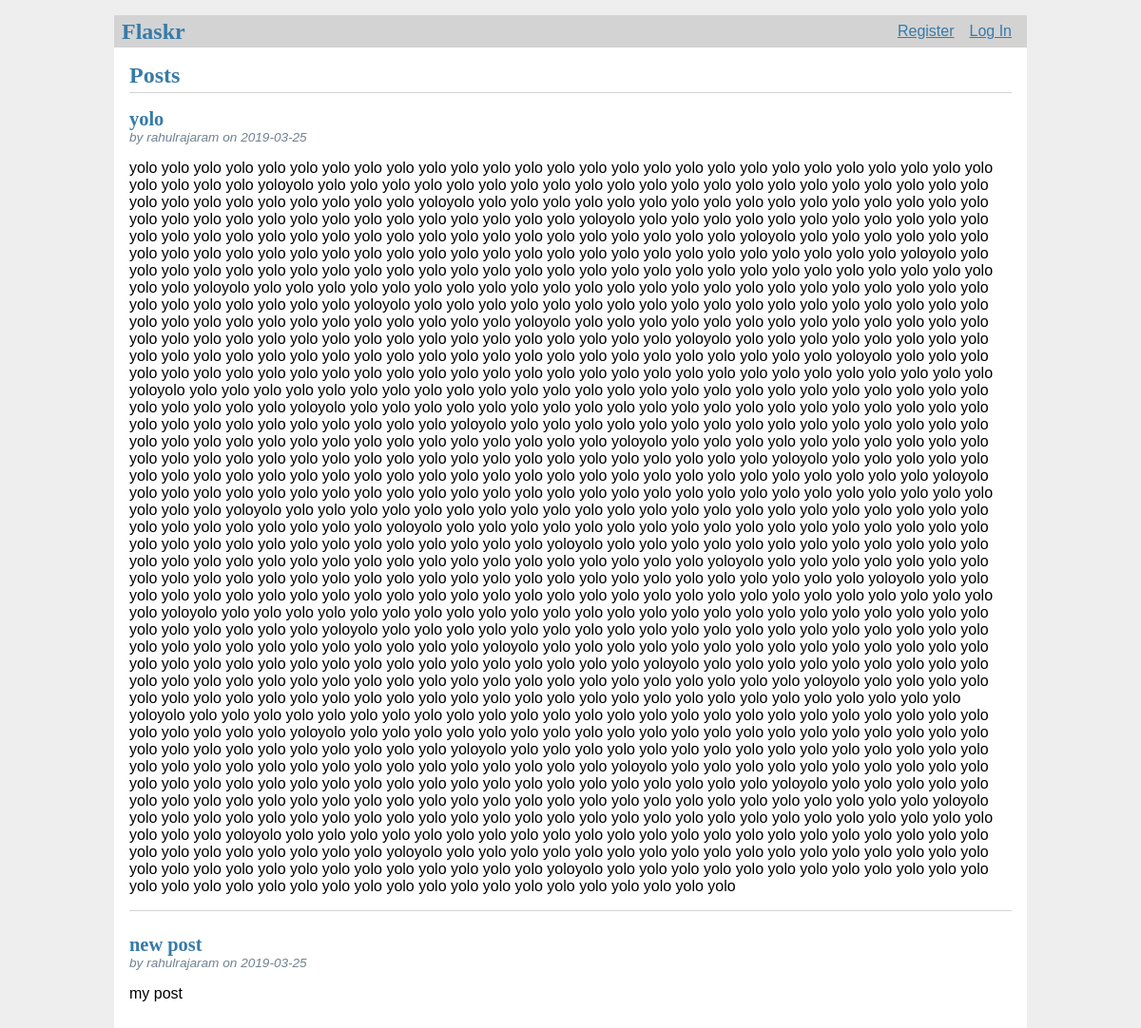
The page / on the database its author committed.
### tables this page shows
CREATE TABLE post (
  id INTEGER PRIMARY KEY AUTOINCREMENT,
  author_id INTEGER NOT NULL,
  created TIMESTAMP NOT NULL DEFAULT CURRENT_TIMESTAMP,
  title TEXT NOT NULL,
  body TEXT NOT NULL,
  FOREIGN KEY (author_id) REFERENCES user (id)
);

CREATE TABLE user (
  id INTEGER PRIMARY KEY AUTOINCREMENT,
  username TEXT UNIQUE NOT NULL,
  password TEXT NOT NULL
);

### flaskr/blog.py (the view)
@bp.route('/')
def index():
    db = get_db()
    posts = db.execute(
        'SELECT p.id, title, body, created, author_id, username'
        ' FROM post p JOIN user u ON p.author_id = u.id'
        ' ORDER BY created DESC'
    ).fetchall()
    return render_template('blog/index.html', posts=posts)

### flaskr/auth.py (called while the page is built)
@bp.before_app_request
def load_logged_in_user():
    user_id = session.get('user_id')
    if user_id is None:
        g.user = None
    else:
        g.user = get_db().execute(
            'SELECT * FROM user WHERE id = ?', (user_id,)
        ).fetchone()

### flaskr/db.py (called while the page is built)
def get_db():
    if 'db' not in g:
        g.db = sqlite3.connect(
            current_app.config['DATABASE'],
            detect_types=sqlite3.PARSE_DECLTYPES
        )
        g.db.row_factory = sqlite3.Row
    return g.db

### flaskr/templates/blog/index.html (shortened to what this page needs)
{% extends 'base.html' %}
{% block header %}
  <h1>{% block title %}Posts{% endblock %}</h1>
{% endblock %}
{% block content %}
  {% for post in posts %}
    <article class="post">
      <header>
        <div>
          <h1>{{ post['title'] }}</h1>
          <div class="about">by {{ post['username'] }} on {{ post['created'].strftime('%Y-%m-%d') }}</div>
        </div>
      </header>
      <p class="body">{{ post['body'] }}</p>
    </article>
    {% if not loop.last %}
      <hr>
    {% endif %}
  {% endfor %}
{% endblock %}

### flaskr/templates/base.html (shortened to what this page needs)
<!doctype html>
<link rel="stylesheet" href="{{ url_for('static', filename='style.css') }}">
<nav>
  <h1>Flaskr</h1>
  <ul>
    {% if g.user %}
      <li><span>{{ g.user['username'] }}</span>
      <li><a href="{{ url_for('auth.logout') }}">Log Out</a>
    {% else %}
      <li><a href="{{ url_for('auth.register') }}">Register</a>
      <li><a href="{{ url_for('auth.login') }}">Log In</a>
    {% endif %}
  </ul>
</nav>
<section class="content">
  <header>
    {% block header %}{% endblock %}
  </header>
  {% block content %}{% endblock %}
</section>

### flaskr/static/style.css (style rules this page uses)
h1 { font-family: serif; color: #377ba8; margin: 1rem 0; }
a { color: #377ba8; }
hr { border: none; border-top: 1px solid lightgray; }
nav { background: lightgray; display: flex; align-items: center; padding: 0 0.5rem; }
nav h1 { flex: auto; margin: 0; }
nav ul { display: flex; list-style: none; margin: 0; padding: 0; }
nav ul li a, nav ul li span, header .action { display: block; padding: 0.5rem; }
.content { padding: 0 1rem 1rem; }
.content > header { border-bottom: 1px solid lightgray; display: flex; align-items: flex-end; }
.content > header h1 { flex: auto; margin: 1rem 0 0.25rem 0; }
.post > header { display: flex; align-items: flex-end; font-size: 0.85em; }
.post > header > div:first-of-type { flex: auto; }
.post > header h1 { font-size: 1.5em; margin-bottom: 0; }
.post .about { color: slategray; font-style: italic; }
.post .body { white-space: pre-line; }
.content:last-child { margin-bottom: 0; }

### rows shown on the page
post: title "yolo", username "rahulrajaram", created "2019-03-25", body "yolo yolo yolo yolo yolo yolo yolo yolo yolo yolo yolo yolo yolo yolo yolo yolo yolo yolo yolo yolo yolo yolo yolo yolo yolo yolo yolo yolo yolo yolo yolo yoloyolo yolo yolo yolo yolo yolo yolo yolo yolo yolo yolo yolo yolo yolo yolo yolo yolo yolo yolo yolo yolo yolo yolo yolo yolo yolo yolo yolo yolo yolo yolo yoloyolo yolo yolo yolo yolo yolo yolo yolo yolo yolo yolo yolo yolo yolo yolo yolo yolo yolo yolo yolo yolo yolo yolo yolo yolo yolo yolo yolo yolo yolo yolo yoloyolo yolo yolo yolo yolo yolo yolo yolo yolo yolo yolo yolo yolo yolo yolo yolo yolo yolo yolo yolo yolo yolo yolo yolo yolo yolo yolo yolo yolo yolo yolo yoloyolo yolo yolo yolo yolo yolo yolo yolo yolo yolo yolo yolo…"
post: title "new post", username "rahulrajaram", created "2019-03-25", body "my post"
